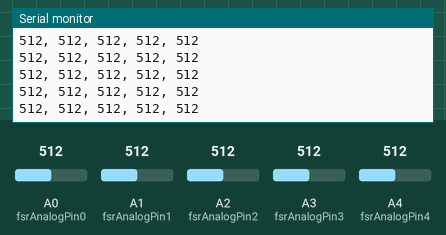
The sketch below on a simulated Arduino Uno, built with avr-gcc and run on an emulated ATmega328P. On the bench: the last lines printed to the serial monitor. The inputs (shaded band) are chosen by the test bench; at power-on: A0 (fsrAnalogPin0) = 512, A1 (fsrAnalogPin1) = 512, A2 (fsrAnalogPin2) = 512, A3 (fsrAnalogPin3) = 512, A4 (fsrAnalogPin4) = 512.

Above: at 1.2 s.
1.3 s: A0 (fsrAnalogPin0) set to 110
At 2.3 s:
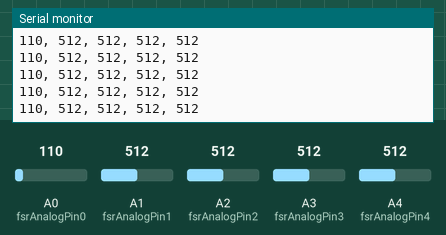
4.3 s: A0 (fsrAnalogPin0) set to 88
At 5.2 s:
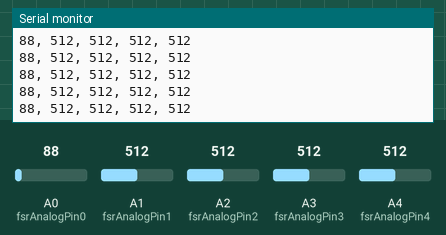
7.3 s: A1 (fsrAnalogPin1) set to 107
At 7.8 s:
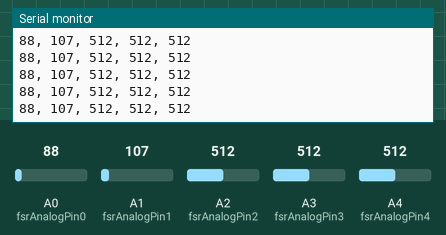
10.3 s: A1 (fsrAnalogPin1) set to 92
At 11.0 s:
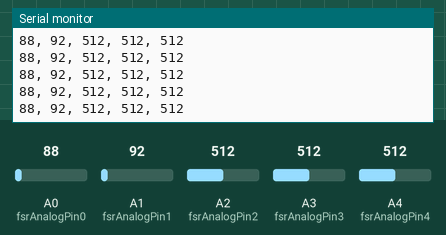
11.8 s: A2 (fsrAnalogPin2) set to 104
At 12.3 s:
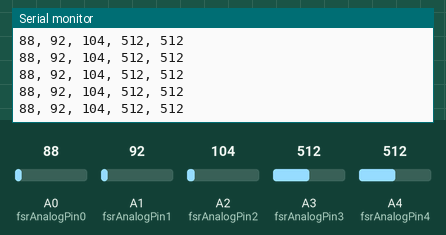
13.3 s: A2 (fsrAnalogPin2) set to 94
At 14.3 s:
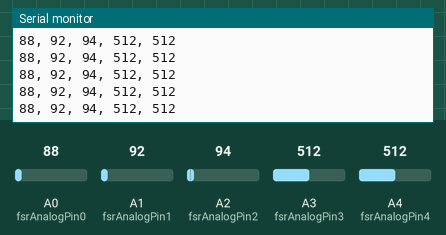
Timing chart, 0 to 15.8 s (numbered marks = the images above; inputs shaded):
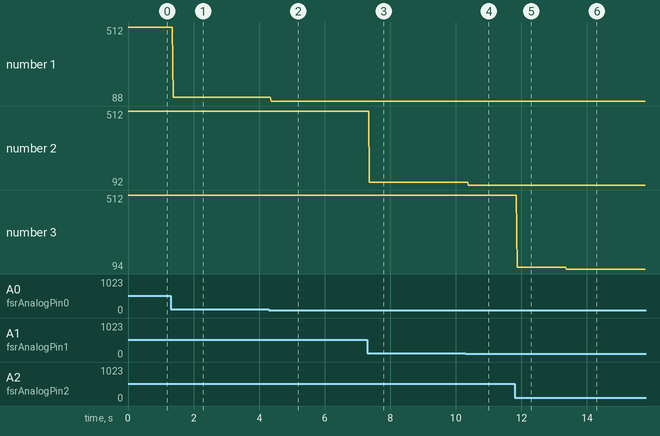

Measured:
- after the input at 1.3 s, the serial monitor: prints a new line after 0.08 s (image 1)
- after the input at 4.3 s, the serial monitor: prints a new line after 0.07 s (image 2)
- after the input at 7.3 s, the serial monitor: prints a new line after 0.06 s (image 3)
- after the input at 10.3 s, the serial monitor: prints a new line after 0.08 s (image 4)
- after the input at 11.8 s, the serial monitor: prints a new line after 0.07 s (image 5)
- after the input at 13.3 s, the serial monitor: prints a new line after 0.07 s (image 6)
- plotted number 1: 512 → 110 after the input at 1.3 s, 110 → 88 after the input at 4.3 s
- plotted number 2: 512 → 107 after the input at 7.3 s, 107 → 92 after the input at 10.3 s

The sketch:

fsr_sensor_test.ino
```cpp
int fsrAnalogPin0 = A0; // FSR is connected to analog 0
int fsrAnalogPin1 = A1;
int fsrAnalogPin2 = A2;
int fsrAnalogPin3 = A3;
int fsrAnalogPin4 = A4;

int fsrReading0;
int fsrReading1;
int fsrReading2;
int fsrReading3;
int fsrReading4;


void setup(void) {
  Serial.begin(9600);   // We'll send debugging information via the Serial monitor
}

void loop(void) {
  fsrReading0 = analogRead(fsrAnalogPin0);
  fsrReading1 = analogRead(fsrAnalogPin1);
  fsrReading2 = analogRead(fsrAnalogPin2);
  fsrReading3 = analogRead(fsrAnalogPin3);
  fsrReading4 = analogRead(fsrAnalogPin4);

  Serial.print(fsrReading0);
  Serial.print(", ");
  Serial.print(fsrReading1);
  Serial.print(", ");
  Serial.print(fsrReading2);
  Serial.print(", ");
  Serial.print(fsrReading3);
  Serial.print(", ");
  Serial.println(fsrReading4);

  delay(5);
}
```
